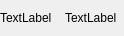
<?xml version="1.0" encoding="UTF-8"?>
<ui version="4.0">
 <class>IconTextChunk</class>
 <widget class="QWidget" name="IconTextChunk">
  <property name="geometry">
   <rect>
    <x>0</x>
    <y>0</y>
    <width>124</width>
    <height>35</height>
   </rect>
  </property>
  <property name="windowTitle">
   <string notr="true">Form</string>
  </property>
  <layout class="QHBoxLayout" name="horizontalLayout">
   <property name="leftMargin">
    <number>0</number>
   </property>
   <property name="rightMargin">
    <number>0</number>
   </property>
   <item>
    <widget class="QLabel" name="iconLabel">
     <property name="text">
      <string notr="true">TextLabel</string>
     </property>
    </widget>
   </item>
   <item>
    <widget class="M3RollingLabel" name="textLabel">
     <property name="text">
      <string notr="true">TextLabel</string>
     </property>
    </widget>
   </item>
  </layout>
 </widget>
 <customwidgets>
  <customwidget>
   <class>M3RollingLabel</class>
   <extends>QLabel</extends>
   <header>m3rollinglabel.h</header>
  </customwidget>
 </customwidgets>
 <resources/>
 <connections/>
</ui>
